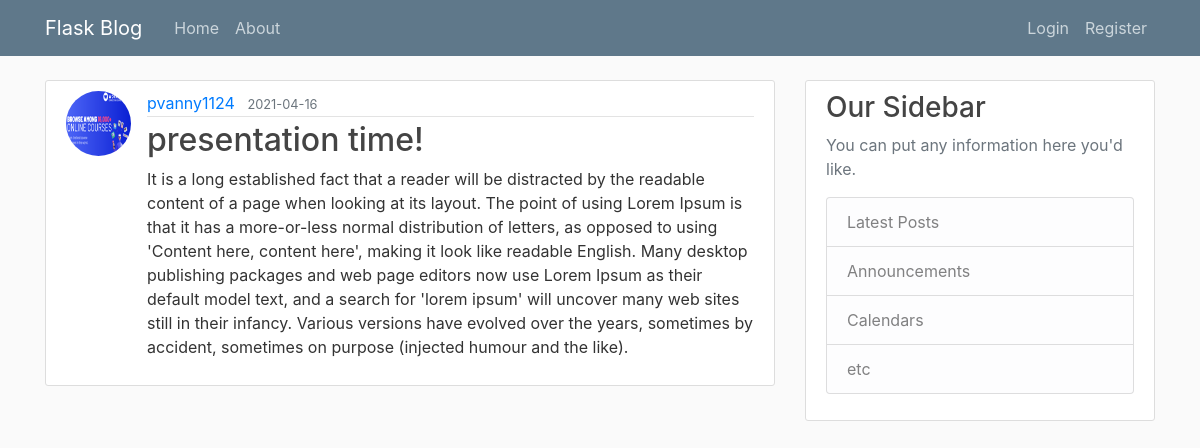
Page /post/27 on the committed database.
### flaskblog/models.py (models this page shows, shortened)
class User(db.Model, UserMixin):
  id = db.Column(db.Integer, primary_key=True)
  username = db.Column(db.String(20), unique=True, nullable=False)
  email = db.Column(db.String(120), unique=True, nullable=False)
  image_file = db.Column(db.String(20), nullable=False, default='default.jpg')
  password = db.Column(db.String(60), nullable=False)
  posts = db.relationship('Post', backref='author', lazy=True)

class Post(db.Model):
  id = db.Column(db.Integer, primary_key=True)
  title = db.Column(db.String(100), nullable=False)
  date_posted = db.Column(db.DateTime, nullable=False, default=datetime.utcnow)
  content = db.Column(db.Text, nullable=False)
  user_id = db.Column(db.Integer, db.ForeignKey('user.id'), nullable=False)

### flaskblog/posts/routes.py (the view)
@posts.route("/post/<int:post_id>")
def post(post_id):
  post = Post.query.get_or_404(post_id) # returns 404 if the post doesnt exist
  return render_template('post.html', title=post.title, post=post)

### flaskblog/templates/post.html (shortened to what this page needs)
{% extends "layout.html" %}
{% block content %}
  <article class="media content-section">
    <img class="rounded-circle article-img" src="{{ url_for('static', filename='profile_pics/' + post.author.image_file) }}">
    <div class="media-body">
      <div class="article-metadata">
        <a class="mr-2" href="{{ url_for('users.user_posts', username=post.author.username) }}">{{ post.author.username }}</a>
        <small class="text-muted">{{ post.date_posted.strftime('%Y-%m-%d') }}</small>
      </div>
      <h2 class="article-title">{{ post.title }}</h2>
      <p class="article-content">{{ post.content }}</p>
    </div>
  </article>
{% endblock content %}

### flaskblog/static/main.css (style rules this page uses)
body { background: #fafafa; color: #333333; margin-top: 5rem; }
h1, h2, h3, h4, h5, h6 { color: #444444; }
.content-section { background: #ffffff; padding: 10px 20px; border: 1px solid #dddddd; border-radius: 3px; margin-bottom: 20px; }
.article-title { color: #444444; }
.article-content { white-space: pre-line; }
.article-img { height: 65px; width: 65px; margin-right: 16px; }
.article-metadata { padding-bottom: 1px; margin-bottom: 4px; border-bottom: 1px solid #e3e3e3 }

### rows in the picture
User: image_file (picture), author.username "pvanny1124"
Post: date_posted "2021-04-16", title "presentation time!", content "It is a long established fact that a reader will be distracted by the readable content of a page when looking at its layout. The point of using Lorem Ipsum is that it has a more-or-less normal distribution of letters, as opposed to using 'Content here, content here', making it look like readable English. Many desktop publishing packages and web page editors now use Lorem Ipsum as their default model text, and a search for 'lorem ipsum' will uncover many web sites still in their infancy. Various versions have evolved over the years, sometimes by accident, sometimes on purpose (injected humour and the like)."
